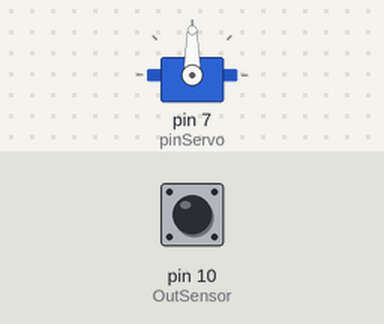
Bench run of a sketch on a simulated Arduino Uno, built with avr-gcc and run on an emulated ATmega328P. Shown: servo. The inputs (shaded band) are chosen by the test bench; at power-on: pin 10 (OutSensor) LOW. What the sketch prints to the serial monitor is not drawn.

Above: at 0.1 s.
At 4.2 s:
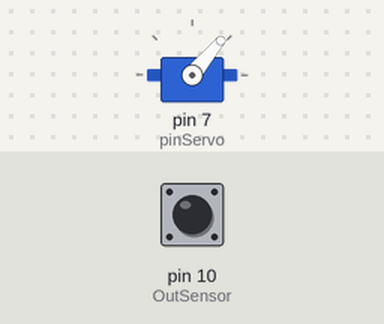
4.3 s: pin 10 (OutSensor) pulsed HIGH 2 times (0.12 s each, 0.3 s apart)
Timing chart, 0 to 7.3 s (numbered marks = the images above; inputs shaded):
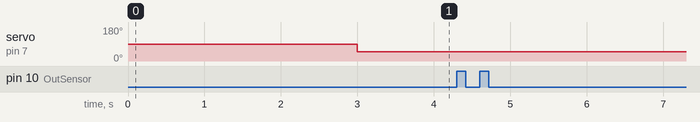

Measured:
- after the input at 4.3 s, every drawn part: stays the same

The sketch:

separador_de_tampinhas.ino
```cpp
#include <Servo.h> // inclui a biblioteca servo.h
#define pinServo 7 // define o pino 7 como o de comando do servo motor
#define S0 8 // Atribui ao pino 8 o nome de SO, referente ao pino SO do sensor de cor
#define S1 9 // Atribui ao pino 9 o nome de S1, referente ao pino S1 do sensor de cor
#define S2 12 // Atribui ao pino 12 o nome de S2, referente ao pino S2 do sensor de cor
#define S3 11 // Atribui ao pino 11 o nome de S3, referente ao pino S3 do sensor de cor
#define OutSensor 10 // Atribui ao pino 10 o nome de OutSensor, referente ao pino OUT do sensor de cor

int red = 0; // declara uma variavel int de nome red_frequency
int green = 0; // declara uma variavel int de nome green_frequency
int blue = 0;// declara uma variavel int de nome blue_frequency
int temp = 10000;
int anguloc = 120;
int anguloer = 50;
Servo servo; // declara uma variavel de nome servo na biblioteca Servo.h

void setup(){
  pinMode(S0, OUTPUT); // define o pino denominado SO como saída
  pinMode(S1, OUTPUT); // define o pino denominado S1 como saída
  pinMode(S2, OUTPUT); // define o pino denominado S2 como saída
  pinMode(S3, OUTPUT); // define o pino denominado S3 como saída
  pinMode(OutSensor, INPUT); // define o pino denominado OutSensor como saída
  Serial.begin(9600); // Inicia a comunicação serial
  digitalWrite(S0, HIGH); // configura a escala de frequência do sensor para 20%
  digitalWrite(S1, LOW); // configura a escala de frequência do sensor para 20%
  servo.attach(pinServo); // inicia a comunicação com o servo motor
}

void loop(){

// leitura da cor vermelha
digitalWrite(S2,LOW); // configuração para os Fotodiodos red serem lidos
digitalWrite(S3,LOW); // configuração para os Fotodiodos red serem lidos
red = pulseIn (OutSensor, LOW); // armazena na variável red a frequência lida em OutSensor
Serial.print ("R= "); // escreve a letra R no monitor serial
Serial.print (red); // apresenta os valores armazenados na variável red no monitor serial
Serial.print ("   "); // espaço de texto no monitor serial

// leitura da cor verde
digitalWrite(S2,HIGH); // configuração para os Fotodiodos green serem lidos
digitalWrite(S3,HIGH); // configuração para os Fotodiodos green serem lidos
green = pulseIn (OutSensor, LOW); // armazenya na variável green a frequência lida em OutSensor
Serial.print ("G= "); // escreve a letra G no monitor serial
Serial.print (green); // apresenta os valores armazenados na variável green no monitor serial
Serial.print ("   "); // espaço de texto no monitor serial

// leitura da cor azul
digitalWrite(S2,LOW); // configuração para os Fotodiodos blue serem lidos
digitalWrite(S3,HIGH); // configuração para os Fotodiodos blue serem lidos
blue = pulseIn (OutSensor, LOW); // armazena na variável blue a frequência lida em OutSensor
Serial.print ("B= "); // escreve a letra B no monitor serial
Serial.print (blue); // apresenta os valores armazenados na variável blue no monitor serial
Serial.print ("   "); // espaço de texto no monitor serial

  // condiçoes para detecção das cores e atuação do servo motor
  if (190 < red && red < 420 &&  420 < green  && green  < 590 && 330 < blue && blue < 480){ // se os valores de RGB estiverem dentro dos parâmetros determinados, executa o codigo abaixo
    Serial.println("| Vermelho");
    servo.write(anguloc);
    delay(temp);}
  else if (550 < red && red < 700 && 480 < green && green < 580 && 230 < blue && blue < 390){ // se os valores de RGB estiverem dentro dos parâmetros determinados, executa o codigo abaixo
    Serial.println("| Azul");
    servo.write(anguloc);
    delay(temp);}
  else if (150 < red && red < 360 && 200  < green && green < 320 && 250 < blue && blue < 380){ // se os valores de RGB estiverem dentro dos parâmetros determinados, executa o codigo abaixo
    Serial.println("| Verde");
    servo.write(anguloc);
    delay(temp);}
  else if (100 < red && red < 200 &&  110 < green && green < 270 && 210 < blue && blue < 390){ // se os valores de RGB estiverem dentro dos parâmetros determinados, executa o codigo abaixo
    Serial.println("| Amarelo");
    servo.write(anguloc);
    delay(temp);}
  else if (290 < red && red < 400 &&  290 < green && green < 490 && 200 < blue && blue < 350){ // se os valores de RGB estiverem dentro dos parâmetros determinados, executa o codigo abaixo
    Serial.println("| Branco");
    servo.write(anguloc);
    delay(temp);}
  else {
    servo.write(anguloer);
  }
 Serial.println();
 delay(300);
}
```
